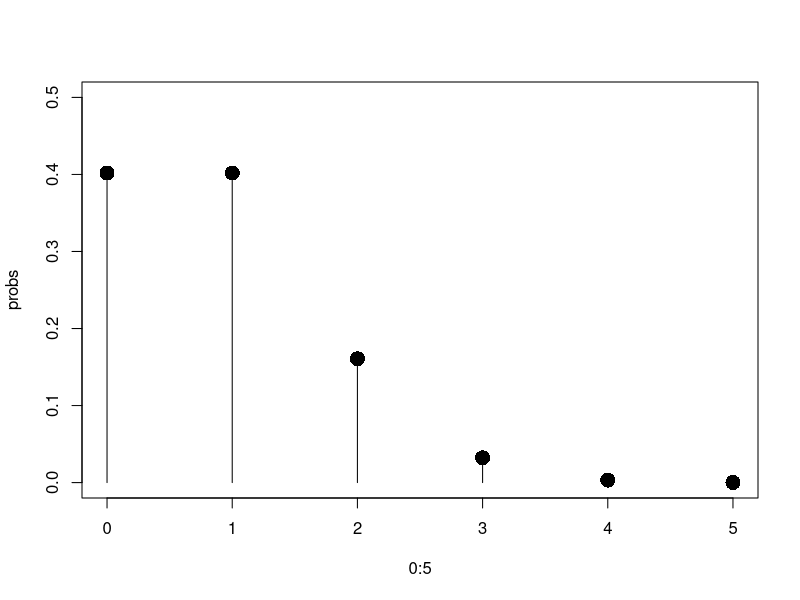
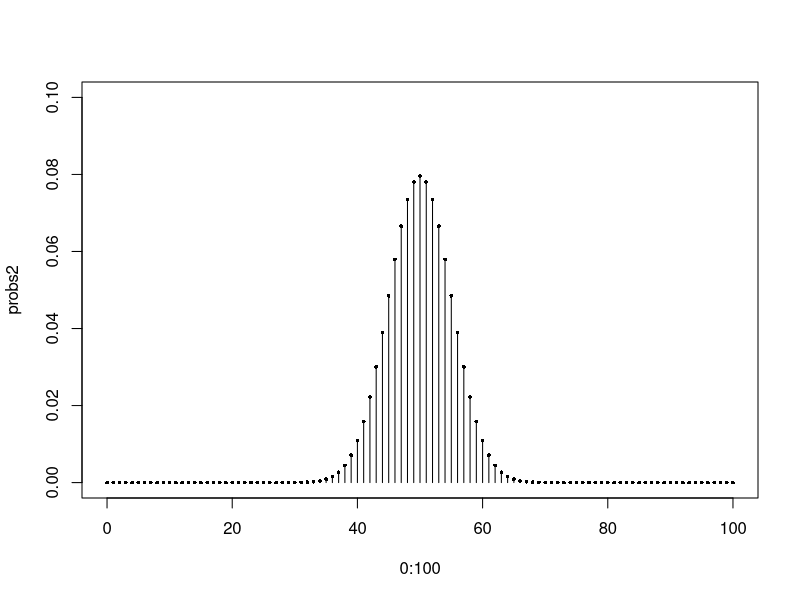

Write R code to recreate these figures, in order.
# Binomial
choose(5,2)
choose(5, 0:5)
for (n in 0:10) print(choose(n, 0:n))
dbinom(2, size=5, prob=1/6) 
choose(5,2) * (1/6)^2 * (5/6)^3 
probs = dbinom(0:5, size=5, prob=1/6) 
data.frame(0:5, probs)
sum(probs) 
plot(0:5, probs, type="h", xlim=c(0,5), ylim=c(0,.5))
points(0:5, probs, pch=16, cex=2) 
probs2 = dbinom(0:100, size=100, prob=1/2) 
data.frame(0:100, probs2) 
round(data.frame(0:100, probs2), digits=5) 
plot(0:100, probs2, type="h", xlim=c(0,100), ylim=c(0,.1))
points(0:100, probs2, pch=16, cex=.5) 
sum(dbinom(59:100, size=100, prob=1/2)) 
